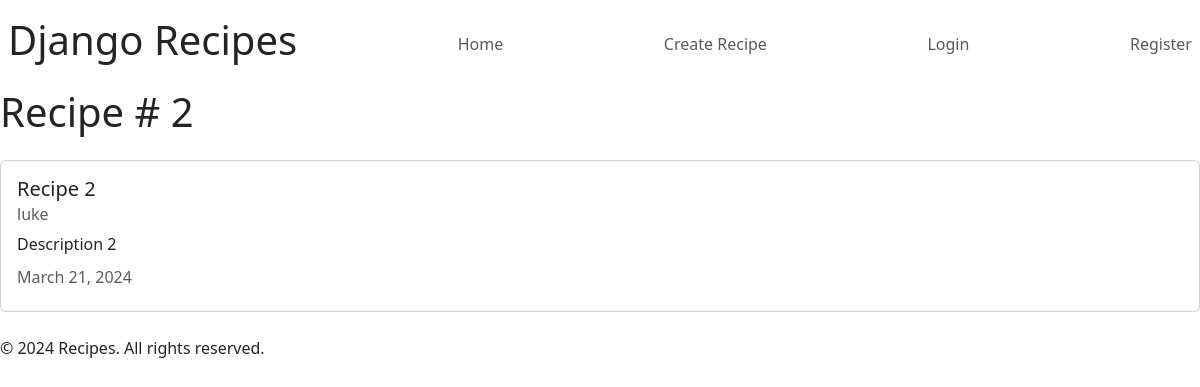
Page /recipe/2 on the earlier database version.
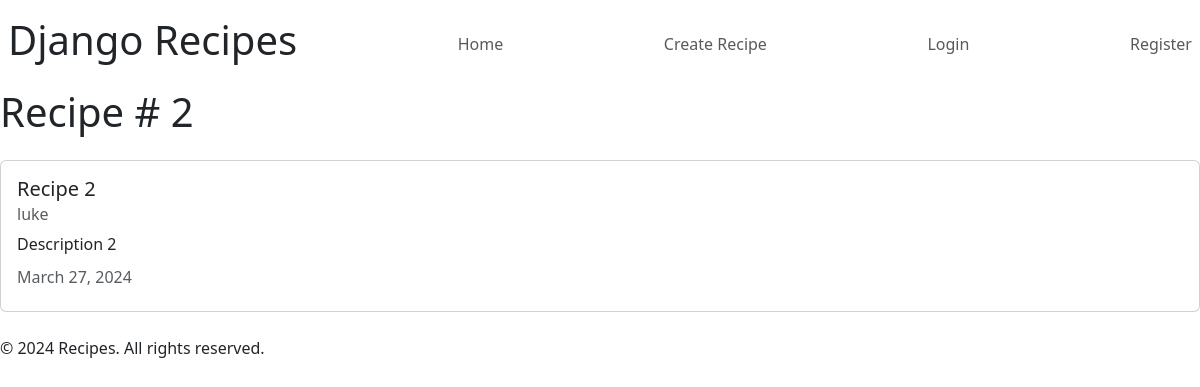
Same page on the later database version.
### recipies/models.py (models this page shows, shortened)
class Recipie(models.Model):
    title = models.CharField(max_length=100)
    description = models.TextField()
    author = models.ForeignKey(User, on_delete=models.CASCADE)
    created_at = models.DateTimeField(auto_now_add=True)
    updated_at = models.DateTimeField(auto_now=True)

### recipies/views.py (the view)
# urls.py: path("recipe/<int:pk>", views.RecipieDetailView.as_view(), name="recipies-detail"),
class RecipieDetailView(DetailView):
    model = models.Recipie

### recipies/templates/recipies/recipie_detail.html (shortened to what this page needs)
{% extends "recipies/base.html" %}
{% block content %}
<h1>Recipe # {{ object.id }}</h1>
<div class="card my-4">
    <div class="card-body">
        <h5 class="card-title">{{ object.title }}</h5>
        <h6 class="card-subtitle mb-2 text-muted">{{ object.author }}</h6>
        <p class="card-text">
            {{ object.description }}
        <h6 class="card-subtitle mb-2 text-muted">{{ object.updated_at|date:"F d, Y" }}</h6>
    </div>
</div>
{% endblock %}

Differences in the rows shown:
changed Recipie "Recipe 2": updated_at "March 21, 2024" → "March 27, 2024"
